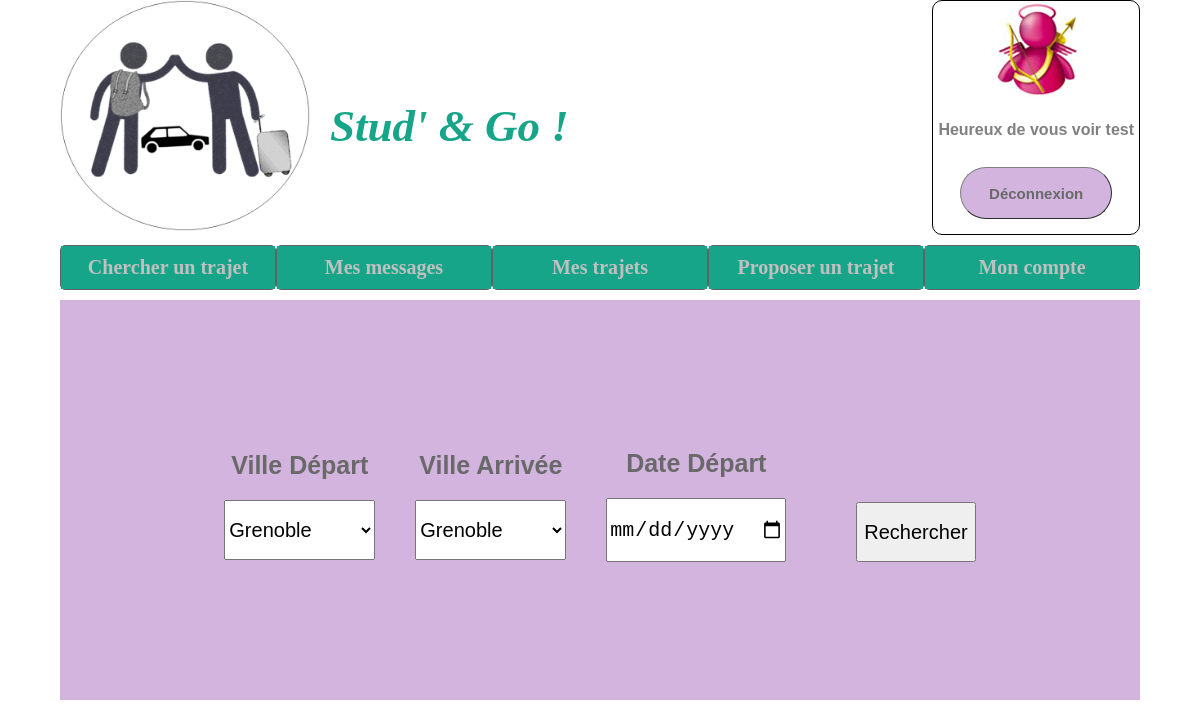
The page /Controleur/mainControler.controler.php (signed in) on the database its author committed.
### tables this page shows
CREATE TABLE MEMBRE (
  id INTEGER,
  nom TEXT NOT NULL,
  prenom TEXT NOT NULL,
  pseudo TEXT NOT NULL unique,
  dateNaissance TEXT NOT NULL,
  adresseMail TEXT NOT NULL unique,
  numeroTel TEXT NOT NULL,
  motDePasse TEXT NOT NULL,
  avatar TEXT NOT NULL,
  signalement INTEGER DEFAULT 0,
  PRIMARY KEY(id)
);

### Modele/view.class.php (called while the page is built, shortened)
<?php
class View {
  private $path="";
  function __construct(string $path="") {
    $this->path = $path;
  }
  function show(string $path="") {
    $p = $path ? $path : $this->path;
    include($p);
  }
}
?>

### Controleur/mainControler.controler.php (called while the page is built, shortened)
<?php
require_once('../Modele/view.class.php');
require_once('../Modele/membreDAO.model.php');
require_once('../Modele/villeDAO.model.php');
$view = new View();
$view->sessionEncours = false;
$view->pseudoMembre ="";
$view->error ="";
$view->errorRecherche="";
$monDAO = new membreDAO();
$villeDAO = new villeDAO();
if(isset($_SESSION['id'])){
  $view->sessionEncours = true;
  $monMembre = $monDAO->getMembreById($_SESSION['id']);
  $view->idMembre = $_SESSION['id'];
  $view->pseudoMembre = $monMembre->getPseudo();
  $view->avatarMembre = $monMembre->getAvatar();
}
$mesVilles = $villeDAO->getAllville();
$mesTrajetsVue = array(array());
$view->mesTrajetsVue = $mesTrajetsVue;
$view->villes = $mesVilles;
$view->show('../Vue/mainVue.vue.php');
?>

### Modele/membreDAO.model.php (called while the page is built, shortened)
<?php
class membreDAO{
  private $db;
  private $database = "../Modele/data/coVoiturage.db";
  function __construct(){
    try{
      $this->db = new PDO("sqlite:$this->database",'','');
    }
    catch(Exception $e){
      die('Erreur : '. $e->getMessage());
    }
    $this->db->query('PRAGMA foreign_keys = ON');
  }
  function getMembreById($id){
    $requete = "SELECT * FROM membre WHERE id='$id'";
     $mesInfos = $this->db->query($requete);
     $mesMembres = $mesInfos->fetchAll(PDO::FETCH_CLASS,'Membre');
     return (empty($mesMembres)) ? null : $mesMembres[0];
  }
}
 ?>

### Modele/villeDAO.model.php (called while the page is built, shortened)
<?php
require_once('ville.model.php');
class villeDAO{
  private $db;
  private $database = "../Modele/data/coVoiturage.db";
  function __construct(){
    try{
      $this->db = new PDO("sqlite:$this->database",'','');
    }
    catch(Exception $e){
      die('Erreur : '. $e->getMessage());
    }
    $this->db->query('PRAGMA foreign_keys = ON');
  }
  function getAllville(){
    $requete = "SELECT * FROM ville";
     $mesInfos = $this->db->query($requete);
     $mesVilles = $mesInfos->fetchAll(PDO::FETCH_CLASS,'Ville');
    return (empty($mesVilles)) ? null : $mesVilles;
  }
}
 ?>

### Modele/ville.model.php (called while the page is built, shortened)
<?php
class Ville {
  private $codePostal;
  private $nom;
  function getNom(){
    return $this->nom;
  }
    function getCodePostal(){
      return $this->codePostal;
    }
}
 ?>

### Vue/banniereRecherche.vue.php (the view, shortened to what this page needs)
<form id="formRecherche" action="mainControler.controler.php" method="POST">
    <div class="recherche">
      <div>
        <h2>Ville Départ</h2>
        <select name="villeDepart">
          <?php foreach ($this->villes as $key => $value) {  ?>
              <option value="<?= $value->getCodePostal() ?>" ><?= $value->getNom() ?></option>
          <?php } ?>
        </select>
      </div>
      <div>
        <h2>Ville Arrivée</h2>
        <select name="villeArrivee">
          <?php foreach ($this->villes as $key => $value) {  ?>
              <option value="<?= $value->getCodePostal() ?>" ><?= $value->getNom() ?></option>
          <?php } ?>
        </select>
      </div>
      <div>
        <h2>Date Départ</h2>
        <input type="date" name="dateDepart" id="date_depart">
      </div>
      <div>
        <input type="submit" value="Rechercher">
      </div>
    </div>
  </form>

### Vue/zoneUtilisateurOn.view.php (shortened to what this page needs)
<div id="zoneDeconnexion">
  <div class="enteteLogo">
    <a href="mainControler.controler.php"><img src="./../Ressource/logo.png" alt="Logo du site"></a>
    <h1>Stud' & Go ! </h1>
  </div>
 <div id="messageBienvenue">
   <img src="<?php echo "../Ressource/avatar/$this->avatarMembre"?>" alt="Avatar du membre">
   <p>Heureux de vous voir <?=$this->pseudoMembre ?></p>
   <a href="deconnexion.controler.php"><div class="boutonsLogin">
     <br>Déconnexion
   </div></a>
 </div>
</div>

### Ressource/mainVue.css (style rules this page uses)
body { width: 90%; margin: auto; margin-bottom: 100px; }
.enteteLogo { display: flex; }
.enteteLogo a img { width: 250px; }
.enteteLogo h1 { margin-top: 100px; margin-left: 20px; font-size: 45px; color: #17a589; font-style: oblique; font-family: "Bradley Hand"; }
.recherche { background-color: #d2b4de ; display: flex; text-align: center; justify-content: center; align-items: center; height: 400px; width: 100%; }
.recherche div { margin: 20px; }
#formRecherche div { margin-top: 10px; }
#formRecherche h2 { font-size: 25px; color:#696969; font-family: sans-serif; }
.recherche select { height: 60px; font-size: 20px; }
.recherche input { font-size: 20px; height: 60px; }
.recherche div:last-child { margin-left: 50px; position: relative; padding-top: 90px; }
.boutonsLogin { width: 150px; height: 50px; border: 1px grey outset; background-color: #d2b4de ; border-radius: 30px; font-weight: bold; font-family:"Bradley Hand", sans-serif; color: #696969; font-size: 15px; text-align: center; }
a { text-decoration: none; }
#zoneDeconnexion { display: flex; justify-content: space-between; }
#messageBienvenue { align-items: center; border: 1px solid black; border-radius: 10px; font-family: "Optima", sans-serif; font-weight: bold; text-align: center; display: flex; flex-direction: column; justify-content: space-between; }
#messageBienvenue p { margin: 0px 5px 0px 5px; }
#messageBienvenue a { margin: 5px 0px 15px 0px; }
#infosCompte label,p { color: gray; }

### rows shown on the page
membre: avatar (picture), pseudo "test"

### other values the page prints
form field villeDepart "Grenoble"
form field villeArrivee "Grenoble"
